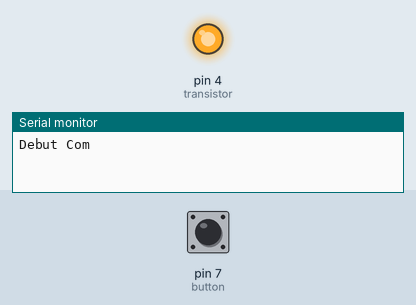
A sketch run on a simulated Arduino Uno, built with avr-gcc and run on an emulated ATmega328P. On the bench: output pins drawn as LEDs (lit = HIGH), the last lines printed to the serial monitor. Dashed ring = blinking. Inputs (shaded band) come from the test bench; at power-on: pin 7 (button) HIGH. No radio packets arrive unless stated.

Above: at 1.2 s.
1.3 s: pin 7 (button) pulled LOW for 0.15 s
At 1.48 s:
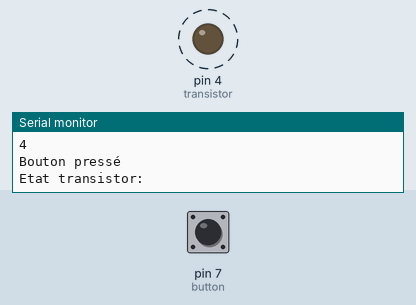
3.0 s: pin 7 (button) pulled LOW for 3.2 s
At 7.4 s:
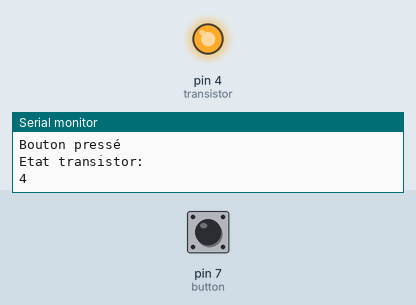
7.7 s: pin 7 (button) driven LOW
At 7.93 s:
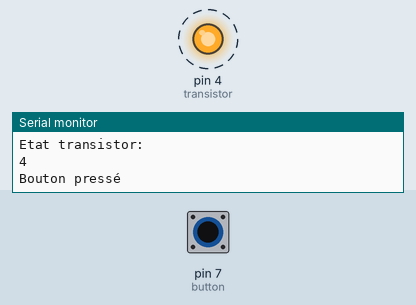
10.7 s: pin 7 (button) driven HIGH
At 11.7 s:
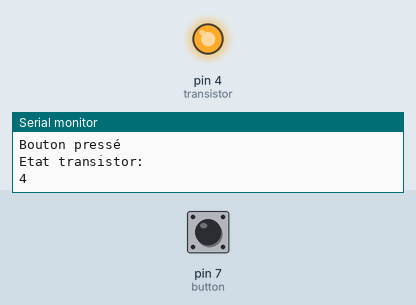
Timing chart, 0 to 13.2 s (numbered marks = the images above; inputs shaded):
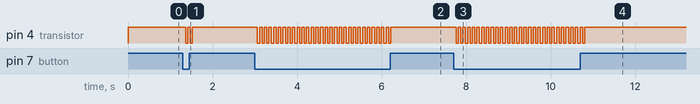

The sketch:

gachette_emetteur_radio.ino
```cpp
//Entrées :
int button = 7;
//int button_debug = 2;

//Sorties controle de l'alimentation de la pile
int transistor = 4;

//Modules radio
#include <RH_ASK.h>
#include <SPI.h>

RH_ASK rf_driver;

//Setup
void setup()
{
  //init de l'écran interne
  Serial.begin(9600);
  Serial.println("Debut Com");

  //init de la radio
  rf_driver.init();

  //affectation des entrées/sorties
  pinMode(button, INPUT_PULLUP);
  //pinMode(button_debug, INPUT);
  pinMode(transistor, OUTPUT);

}

//execution
void loop()
{
  //message envoyé
  const char *msg = "Welcome to the Workshop!";
  //phrase du tutoriel, n'influence pas le programme ou seul la transmission est nécessaire, pas le contenu

  digitalWrite(transistor, HIGH); //le transistor étant un normalement fermé il doit etre activé en permanence

  //if (digitalRead(button) == 0 or digitalRead(button_debug) == 1)
  if (digitalRead(button) == 0) //si le signal passant dans le bouton est nulle (bouton appuyé)
  {
    Serial.println("Bouton pressé");
    rf_driver.send((uint8_t *)msg, strlen(msg)); //envoi du message
    rf_driver.waitPacketSent(); //attente du module radio

    digitalWrite(transistor, LOW); //on ferme le transistor
    Serial.println("Etat transistor:");
    Serial.println(transistor);
    delay(50); //delai de 50ms imposé par le cahier des charges
  }
}
```

Measured:
- after the input at 1.3 s, pin 4 (transistor): alternates HIGH for 0.06 s and LOW for 0.05 s, 4 changes in all, then stays HIGH, starting after 0.06 s
- after the input at 3.0 s, pin 4 (transistor): alternates HIGH for 0.06 s and LOW for 0.05 s, 58 changes in all, then stays HIGH, starting after 0.06 s
- after the input at 7.7 s, pin 4 (transistor): alternates HIGH for 0.06 s and LOW for 0.05 s, starting after 0.06 s
- after the input at 10.7 s, pin 4 (transistor): goes on until 10.8 s, then stays HIGH
